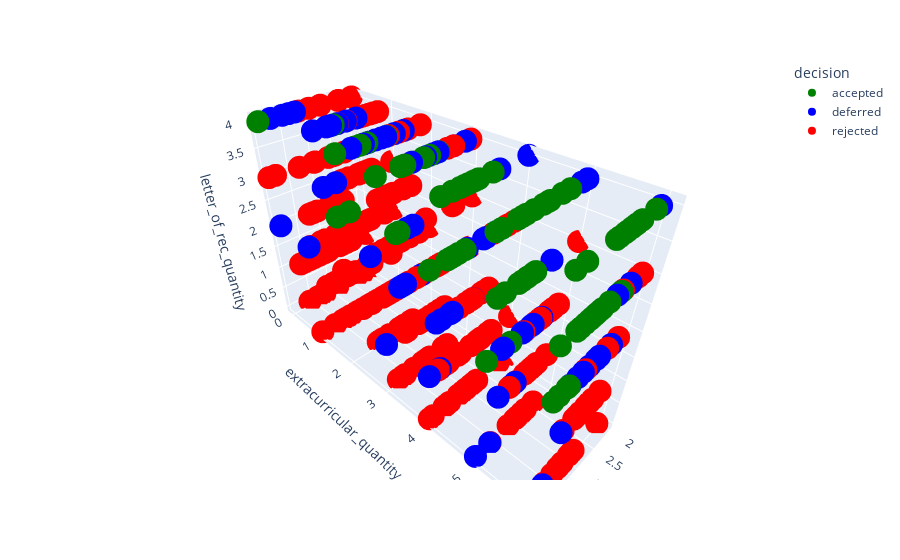

Notebook code cell kept with this figure:
### Code cell
import numpy as np
import pandas as pd
import plotly.express as px

data = pd.DataFrame(data = None)

data['applicant_id'] = range(1005055,1005555)
data['gpa'] = np.random.default_rng().normal(loc = 3, scale = 0.5, size = (500, 1))
data['gpa'][data['gpa'] < 2] = 2.00
data['gpa'][data['gpa'] > 4] = 4.00
data['extracurricular_quantity'] = np.random.default_rng().integers(0,7, size = (500, 1))
data['letter_of_rec_quantity'] = np.random.default_rng().integers(0,5, size = (500, 1))
majors = ['chemistry', 'biology', 'english', 'mathematics', 'psychology', 'business', 'sociology', 'performing arts', 'education']
majorCorrection = pd.DataFrame()
majorCorrection['major'] = majors
majorCorrection['adjustment'] = [1,0.5,0,1,0.5,-0.5,0,0,0]
data['major'] = np.random.default_rng().choice(majors, size = (500,1)) 
data = data.merge(majorCorrection, on = "major", how = "left") 
data['determinant'] = (data['gpa'] * 2) + (data['extracurricular_quantity'] / 2) + data['letter_of_rec_quantity'] + np.random.default_rng().normal(loc = 0, scale = 0.5) + data['adjustment']
data['decision'] = "deferred"
data['decision'][data['determinant'] < 11] = "rejected"
data['decision'][data['determinant'] >= 12] = "accepted"
data.drop(columns = {'determinant', 'adjustment'}, inplace = True)

data.sort_values('decision', inplace = True, ignore_index = True)

plot = px.scatter_3d(data_frame = data, x = 'gpa', y = 'extracurricular_quantity', z = 'letter_of_rec_quantity', color = 'decision', color_discrete_sequence = ['green', 'blue', 'red'])
plot.show()

### Figure 1 — Plotly figure (JSON) as saved in the notebook; plotly's stock layout.template omitted (floating-point values rounded to 4 significant figures; data arrays with more than 128 entries replaced by an {"elided": "..."} marker saying what was removed)
{"data": [{"hovertemplate": "decision=accepted<br>gpa=%{x}<br>extracurricular_quantity=%{y}<br>letter_of_rec_quantity=%{z}<extra></extra>", "legendgroup": "accepted", "marker": {"color": "green", "symbol": "circle"}, "mode": "markers", "name": "accepted", "scene": "scene", "showlegend": true, "type": "scatter3d", "x": [3.207, 3.275, 2.629, 3.169, 3.629, 3.892, 2.702, 3.085, 3.095, 3.325, 3.299, 3.66, 3.599, 3.336, 3.935, 3.13, 2.981, 4, 3.455, 2.609, 3.782, 4, 2.732, 3.759, 3.116, 3.299, 4, 3.419, 3.555, 3.524, 3.806, 3.409, 3.656, 3.541, 3.981, 3.5, 3.476, 3.451, 3.43, 3.834, 3.581, 3.225, 3.089, 3.6, 2.863, 3.538, 2.731, 3.397, 2.958, 4, 3.679, 3.532, 3.241, 2.813, 3.765, 3.327, 2.801, 4, 2.994, 2.766, 3.339, 3.109, 3.017, 3.49, 4, 3.878, 2.935, 3.589, 3.258, 3.917, 2.951, 3.436, 2.682, 3.202, 3.041, 4, 3.694, 2.84, 3.556, 3.213, 2.752, 3.271, 2.639, 3.582, 3.373, 3.669, 3.204, 3.212, 2.501, 2.259, 3.145, 2.939], "y": [5, 5, 6, 4, 3, 6, 6, 5, 4, 2, 4, 4, 4, 3, 5, 6, 5, 3, 2, 6, 6, 6, 6, 6, 3, 4, 6, 5, 2, 3, 4, 5, 6, 6, 5, 5, 3, 4, 5, 5, 5, 6, 5, 4, 6, 4, 6, 6, 6, 0, 5, 6, 5, 3, 2, 5, 4, 4, 3, 6, 6, 6, 6, 6, 2, 5, 6, 6, 1, 2, 5, 4, 5, 4, 5, 0, 3, 6, 3, 1, 6, 6, 6, 6, 4, 6, 6, 4, 5, 6, 6, 2], "z": [3, 4, 4, 4, 3, 2, 3, 4, 4, 4, 4, 3, 4, 4, 2, 4, 4, 4, 4, 4, 4, 4, 4, 2, 4, 3, 3, 2, 4, 4, 4, 3, 3, 2, 4, 4, 4, 4, 4, 3, 4, 3, 3, 3, 4, 3, 3, 3, 4, 4, 3, 2, 3, 4, 3, 3, 4, 3, 4, 4, 3, 3, 4, 3, 3, 4, 3, 3, 4, 4, 4, 3, 4, 4, 3, 3, 3, 4, 4, 4, 4, 3, 3, 2, 4, 3, 4, 4, 4, 4, 3, 4]}, {"hovertemplate": "decision=deferred<br>gpa=%{x}<br>extracurricular_quantity=%{y}<br>letter_of_rec_quantity=%{z}<extra></extra>", "legendgroup": "deferred", "marker": {"color": "blue", "symbol": "circle"}, "mode": "markers", "name": "deferred", "scene": "scene", "showlegend": true, "type": "scatter3d", "x": [3.116, 3.451, 3.15, 3.055, 2.401, 3.553, 3.205, 2.914, 2.944, 3.953, 2.659, 2.668, 2.897, 3.751, 2.681, 3.099, 3.544, 3.464, 2.482, 2.776, 3.392, 3.563, 3.589, 3.348, 3.621, 2.735, 3.055, 3.131, 3.429, 2.799, 2.903, 3.293, 3.252, 3.29, 4, 3.581, 2.825, 2.13, 2.612, 3.572, 2.232, 3.611, 2, 2.889, 3.861, 3.264, 3.668, 3.161, 2.743, 3.537, 2.094, 2.487, 3.349, 3.074, 3.628, 3.155, 3.761, 2.745, 4, 3.808, 3.772, 3.055, 3.044, 3.153, 2.932, 3.194, 3.657, 2.667, 3.287, 3.263, 2.944, 2.965, 2.812, 3.16, 3.35, 3.311, 2.954, 3.515, 2.851, 3.301, 3.42, 4, 3.553, 3.285, 4, 3.66, 3.334, 3.521, 2.234, 2.586], "y": [3, 6, 5, 6, 6, 4, 6, 3, 5, 0, 4, 5, 5, 4, 5, 5, 0, 3, 6, 2, 2, 4, 3, 3, 5, 5, 4, 1, 2, 6, 4, 1, 4, 4, 5, 5, 3, 6, 4, 5, 3, 1, 4, 6, 4, 1, 6, 5, 1, 3, 5, 3, 3, 3, 2, 2, 4, 6, 1, 6, 0, 6, 2, 5, 5, 3, 5, 5, 2, 5, 1, 1, 3, 5, 1, 1, 2, 6, 4, 0, 0, 3, 1, 1, 4, 3, 6, 4, 5, 2], "z": [4, 1, 2, 2, 3, 2, 2, 4, 2, 2, 4, 3, 2, 2, 2, 2, 4, 3, 2, 4, 4, 2, 2, 3, 2, 2, 2, 4, 2, 2, 3, 3, 3, 3, 0, 2, 4, 4, 3, 1, 4, 4, 4, 2, 2, 4, 0, 1, 4, 2, 4, 4, 4, 4, 4, 4, 1, 3, 2, 0, 4, 2, 4, 2, 2, 2, 0, 3, 4, 1, 4, 4, 4, 2, 4, 4, 4, 2, 3, 4, 4, 1, 3, 4, 1, 2, 2, 2, 4, 4]}, {"hovertemplate": "decision=rejected<br>gpa=%{x}<br>extracurricular_quantity=%{y}<br>letter_of_rec_quantity=%{z}<extra></extra>", "legendgroup": "rejected", "marker": {"color": "red", "symbol": "circle"}, "mode": "markers", "name": "rejected", "scene": "scene", "showlegend": true, "type": "scatter3d", "x": {"elided": "318 float values"}, "y": {"elided": "318 int values"}, "z": {"elided": "318 int values"}}], "layout": {"legend": {"title": {"text": "decision"}, "tracegroupgap": 0}, "margin": {"t": 60}, "scene": {"domain": {"x": [0, 1], "y": [0, 1]}, "xaxis": {"title": {"text": "gpa"}}, "yaxis": {"title": {"text": "extracurricular_quantity"}}, "zaxis": {"title": {"text": "letter_of_rec_quantity"}}}}}
